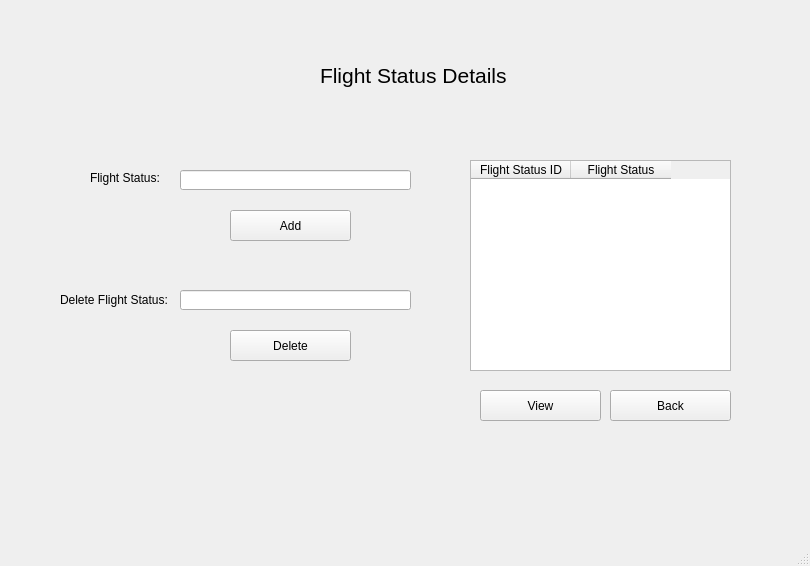
<?xml version="1.0" encoding="UTF-8"?>
<ui version="4.0">
 <class>MainWindow</class>
 <widget class="QMainWindow" name="MainWindow">
  <property name="geometry">
   <rect>
    <x>0</x>
    <y>0</y>
    <width>810</width>
    <height>566</height>
   </rect>
  </property>
  <property name="windowTitle">
   <string>MainWindow</string>
  </property>
  <widget class="QWidget" name="centralwidget">
   <widget class="QLabel" name="label">
    <property name="geometry">
     <rect>
      <x>90</x>
      <y>170</y>
      <width>81</width>
      <height>16</height>
     </rect>
    </property>
    <property name="font">
     <font>
      <pointsize>9</pointsize>
     </font>
    </property>
    <property name="text">
     <string>Flight Status:</string>
    </property>
   </widget>
   <widget class="QPushButton" name="DelFlightS">
    <property name="geometry">
     <rect>
      <x>230</x>
      <y>330</y>
      <width>121</width>
      <height>31</height>
     </rect>
    </property>
    <property name="font">
     <font>
      <pointsize>9</pointsize>
     </font>
    </property>
    <property name="text">
     <string>Delete</string>
    </property>
   </widget>
   <widget class="QPushButton" name="FlightStatusAdd">
    <property name="geometry">
     <rect>
      <x>230</x>
      <y>210</y>
      <width>121</width>
      <height>31</height>
     </rect>
    </property>
    <property name="font">
     <font>
      <pointsize>9</pointsize>
     </font>
    </property>
    <property name="text">
     <string>Add</string>
    </property>
   </widget>
   <widget class="QPushButton" name="flightStatusBack">
    <property name="geometry">
     <rect>
      <x>610</x>
      <y>390</y>
      <width>121</width>
      <height>31</height>
     </rect>
    </property>
    <property name="font">
     <font>
      <pointsize>9</pointsize>
     </font>
    </property>
    <property name="text">
     <string>Back</string>
    </property>
   </widget>
   <widget class="QLineEdit" name="FlightStatus">
    <property name="geometry">
     <rect>
      <x>180</x>
      <y>170</y>
      <width>231</width>
      <height>20</height>
     </rect>
    </property>
    <property name="font">
     <font>
      <pointsize>9</pointsize>
     </font>
    </property>
   </widget>
   <widget class="QLabel" name="label_8">
    <property name="geometry">
     <rect>
      <x>320</x>
      <y>50</y>
      <width>191</width>
      <height>51</height>
     </rect>
    </property>
    <property name="font">
     <font>
      <pointsize>16</pointsize>
     </font>
    </property>
    <property name="text">
     <string>Flight Status Details</string>
    </property>
   </widget>
   <widget class="QLineEdit" name="deleteFS">
    <property name="geometry">
     <rect>
      <x>180</x>
      <y>290</y>
      <width>231</width>
      <height>20</height>
     </rect>
    </property>
    <property name="font">
     <font>
      <pointsize>9</pointsize>
     </font>
    </property>
    <property name="text">
     <string/>
    </property>
   </widget>
   <widget class="QLabel" name="label_2">
    <property name="geometry">
     <rect>
      <x>60</x>
      <y>290</y>
      <width>111</width>
      <height>20</height>
     </rect>
    </property>
    <property name="font">
     <font>
      <pointsize>9</pointsize>
     </font>
    </property>
    <property name="text">
     <string>Delete Flight Status:</string>
    </property>
   </widget>
   <widget class="QTableWidget" name="FStable">
    <property name="geometry">
     <rect>
      <x>470</x>
      <y>160</y>
      <width>261</width>
      <height>211</height>
     </rect>
    </property>
    <column>
     <property name="text">
      <string>Flight Status ID</string>
     </property>
    </column>
    <column>
     <property name="text">
      <string>Flight Status</string>
     </property>
    </column>
   </widget>
   <widget class="QPushButton" name="flightStatusView">
    <property name="geometry">
     <rect>
      <x>480</x>
      <y>390</y>
      <width>121</width>
      <height>31</height>
     </rect>
    </property>
    <property name="font">
     <font>
      <pointsize>9</pointsize>
     </font>
    </property>
    <property name="text">
     <string>View</string>
    </property>
   </widget>
  </widget>
  <widget class="QMenuBar" name="menubar">
   <property name="geometry">
    <rect>
     <x>0</x>
     <y>0</y>
     <width>810</width>
     <height>21</height>
    </rect>
   </property>
  </widget>
  <widget class="QStatusBar" name="statusbar"/>
 </widget>
 <resources/>
 <connections/>
</ui>
